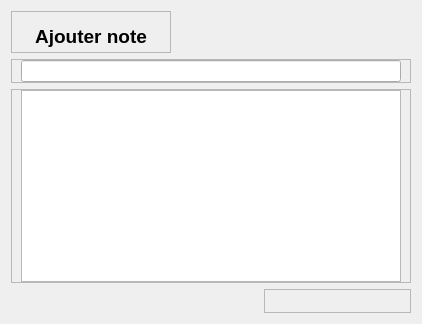
                 <widget class="QWidget" name="index_notes">
                  <layout class="QVBoxLayout" name="verticalLayout_132">
                   <item alignment="Qt::AlignLeft">
                    <widget class="QFrame" name="frame_126">
                     <property name="frameShape">
                      <enum>QFrame::StyledPanel</enum>
                     </property>
                     <property name="frameShadow">
                      <enum>QFrame::Raised</enum>
                     </property>
                     <layout class="QVBoxLayout" name="verticalLayout_133">
                      <property name="bottomMargin">
                       <number>0</number>
                      </property>
                      <item>
                       <widget class="QPushButton" name="notes_dialog">
                        <property name="minimumSize">
                         <size>
                          <width>140</width>
                          <height>0</height>
                         </size>
                        </property>
                        <property name="font">
                         <font>
                          <pointsize>14</pointsize>
                          <weight>75</weight>
                          <bold>true</bold>
                         </font>
                        </property>
                        <property name="text">
                         <string>Ajouter note</string>
                        </property>
                        <property name="flat">
                         <bool>true</bool>
                        </property>
                       </widget>
                      </item>
                     </layout>
                    </widget>
                   </item>
                   <item alignment="Qt::AlignRight">
                    <widget class="QFrame" name="frame_127">
                     <property name="minimumSize">
                      <size>
                       <width>400</width>
                       <height>0</height>
                      </size>
                     </property>
                     <property name="frameShape">
                      <enum>QFrame::StyledPanel</enum>
                     </property>
                     <property name="frameShadow">
                      <enum>QFrame::Raised</enum>
                     </property>
                     <layout class="QVBoxLayout" name="verticalLayout_134">
                      <property name="topMargin">
                       <number>0</number>
                      </property>
                      <property name="bottomMargin">
                       <number>0</number>
                      </property>
                      <item>
                       <widget class="QLineEdit" name="search_notes"/>
                      </item>
                     </layout>
                    </widget>
                   </item>
                   <item>
                    <widget class="QFrame" name="frame_128">
                     <property name="sizePolicy">
                      <sizepolicy hsizetype="Preferred" vsizetype="Expanding">
                       <horstretch>0</horstretch>
                       <verstretch>0</verstretch>
                      </sizepolicy>
                     </property>
                     <property name="frameShape">
                      <enum>QFrame::StyledPanel</enum>
                     </property>
                     <property name="frameShadow">
                      <enum>QFrame::Raised</enum>
                     </property>
                     <layout class="QVBoxLayout" name="verticalLayout_135">
                      <property name="topMargin">
                       <number>0</number>
                      </property>
                      <property name="bottomMargin">
                       <number>0</number>
                      </property>
                      <item>
                       <widget class="QTableWidget" name="notes_table">
                        <property name="sizePolicy">
                         <sizepolicy hsizetype="Expanding" vsizetype="Expanding">
                          <horstretch>1</horstretch>
                          <verstretch>0</verstretch>
                         </sizepolicy>
                        </property>
                        <property name="font">
                         <font>
                          <pointsize>13</pointsize>
                         </font>
                        </property>
                        <property name="tabletTracking">
                         <bool>true</bool>
                        </property>
                        <property name="editTriggers">
                         <set>QAbstractItemView::DoubleClicked</set>
                        </property>
                        <property name="tabKeyNavigation">
                         <bool>false</bool>
                        </property>
                        <property name="showDropIndicator" stdset="0">
                         <bool>false</bool>
                        </property>
                        <property name="selectionBehavior">
                         <enum>QAbstractItemView::SelectRows</enum>
                        </property>
                        <property name="sortingEnabled">
                         <bool>true</bool>
                        </property>
                        <property name="wordWrap">
                         <bool>false</bool>
                        </property>
                        <property name="cornerButtonEnabled">
                         <bool>false</bool>
                        </property>
                        <attribute name="horizontalHeaderCascadingSectionResizes">
                         <bool>false</bool>
                        </attribute>
                        <attribute name="horizontalHeaderMinimumSectionSize">
                         <number>100</number>
                        </attribute>
                        <attribute name="horizontalHeaderHighlightSections">
                         <bool>false</bool>
                        </attribute>
                        <attribute name="horizontalHeaderStretchLastSection">
                         <bool>true</bool>
                        </attribute>
                        <attribute name="verticalHeaderVisible">
                         <bool>false</bool>
                        </attribute>
                        <attribute name="verticalHeaderHighlightSections">
                         <bool>false</bool>
                        </attribute>
                       </widget>
                      </item>
                     </layout>
                    </widget>
                   </item>
                   <item alignment="Qt::AlignRight">
                    <widget class="QFrame" name="frame_135">
                     <property name="frameShape">
                      <enum>QFrame::StyledPanel</enum>
                     </property>
                     <property name="frameShadow">
                      <enum>QFrame::Raised</enum>
                     </property>
                     <layout class="QHBoxLayout" name="horizontalLayout_45">
                      <property name="spacing">
                       <number>20</number>
                      </property>
                      <property name="topMargin">
                       <number>0</number>
                      </property>
                      <property name="bottomMargin">
                       <number>0</number>
                      </property>
                      <item>
                       <widget class="QPushButton" name="prev_notes">
                        <property name="text">
                         <string/>
                        </property>
                        <property name="flat">
                         <bool>true</bool>
                        </property>
                       </widget>
                      </item>
                      <item>
                       <widget class="QLabel" name="label_notes">
                        <property name="text">
                         <string/>
                        </property>
                       </widget>
                      </item>
                      <item>
                       <widget class="QPushButton" name="next_notes">
                        <property name="text">
                         <string/>
                        </property>
                        <property name="flat">
                         <bool>true</bool>
                        </property>
                       </widget>
                      </item>
                     </layout>
                    </widget>
                   </item>
                  </layout>
                 </widget>
